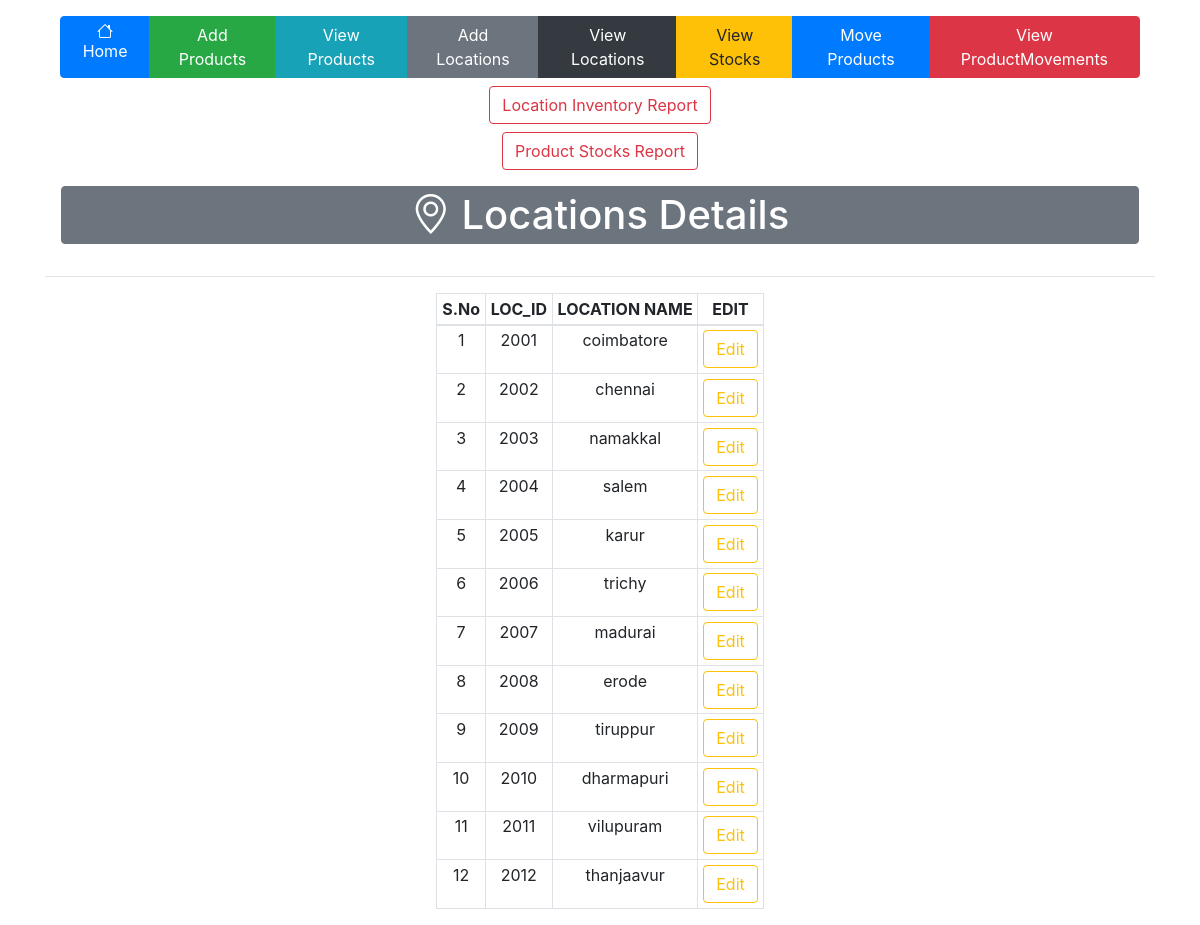
Before: /view_locations with the older database file.
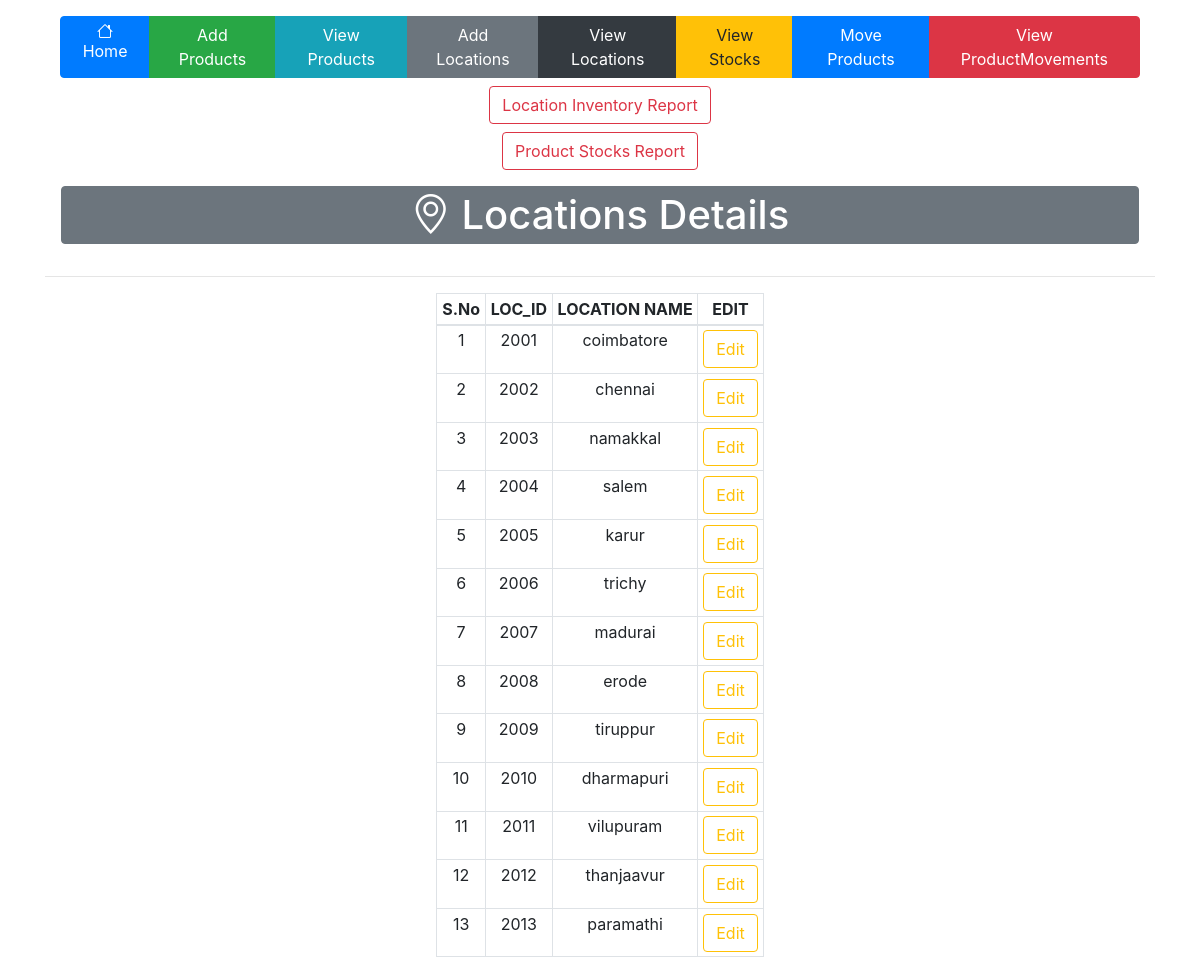
After: the same page with the newer database file.
### tables this page shows
CREATE TABLE "locations" (
	"L_ID"	INTEGER,
	"L_NAME"	TEXT,
	PRIMARY KEY("L_ID" AUTOINCREMENT)
);

### app.py (the view)
@app.route('/view_locations')
def view_locations():
    con=sql.connect("inventory.db")
    con.row_factory=sql.Row
    cur=con.cursor()
    cur.execute("select * from locations")
    data=cur.fetchall()
    return render_template("view_locations.html",datas=data)

### templates/view_locations.html
{% extends 'layout.html' %}
{% block body %}
<div class="d-flex justify-content-between align-items-center mb-3">
    <div class="flex-grow-1 text-center">
        <h1 class="border border-secondary m-3 p-1 bg-secondary text-white rounded bolder"><i class="bi bi-geo-alt"></i> Locations Details</h1>
    </div>
</div>
<hr>
<table class="table table-bordered  table-sm mx-auto w-auto text-center">
    <thead >
        <th>S.No</th>
        <th>LOC_ID</th>
        <th>LOCATION NAME</th>
        <th>EDIT</th>
    </thead>
    <tbody>
        {% for row in datas %}
            <tr>
                <td>{{loop.index}}</td>
                <td>{{row.L_ID}}</td>
                <td>{{row.L_NAME}}</td>
                <td><a href='{{url_for("edit_locations",lid=row.L_ID)}}' class="btn btn-outline-warning">Edit</a></td>
            </tr>
        {% endfor %}
    </tbody>
</table>
{% endblock %}

Changed rows visible on the page:
added locations: L_ID "2013", L_NAME "paramathi"
